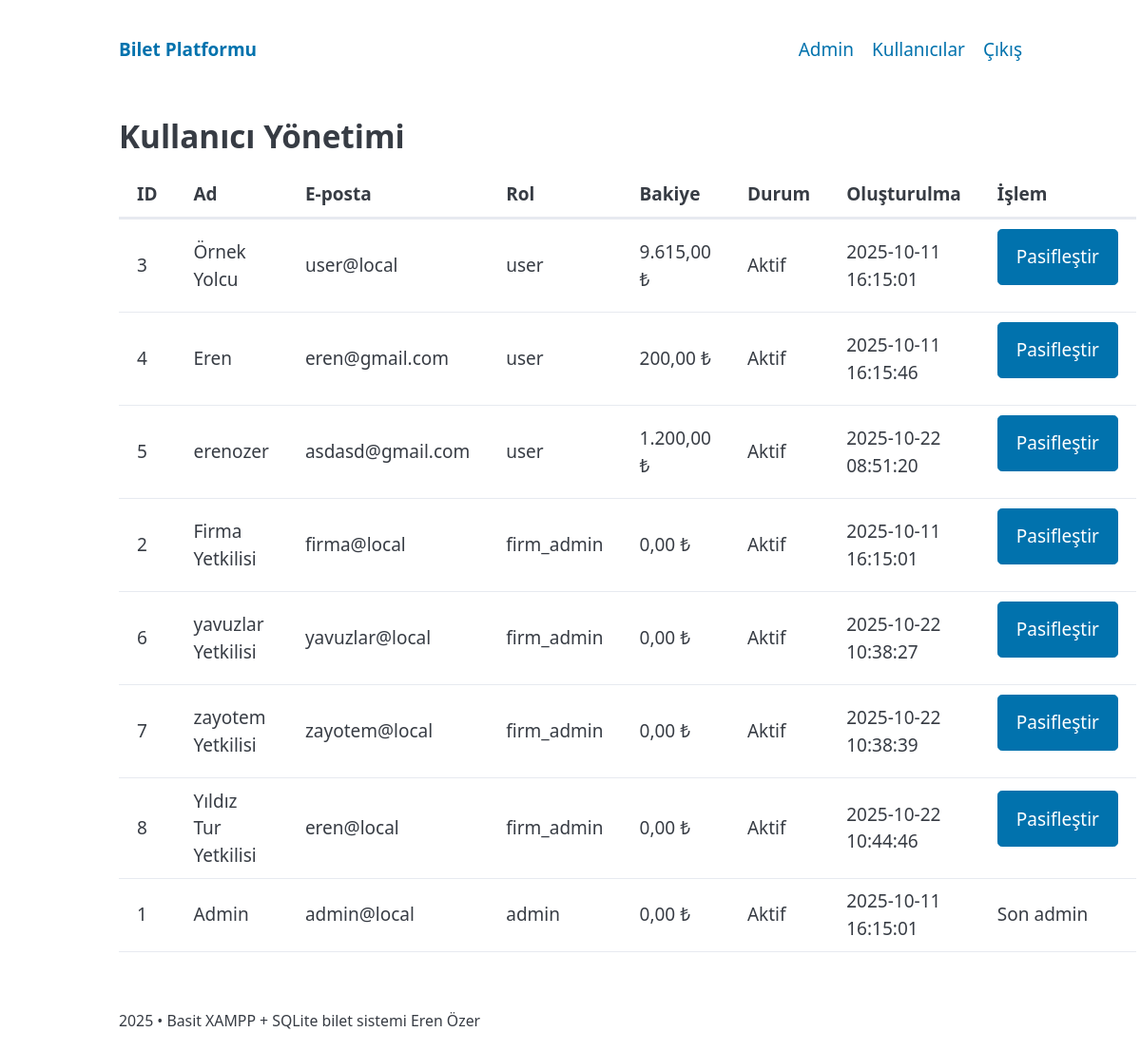
The app's page /index.php?r=admin-users (signed in) with its own data.
### tables this page shows
CREATE TABLE users (
        id INTEGER PRIMARY KEY AUTOINCREMENT,
        name TEXT NOT NULL,
        email TEXT NOT NULL UNIQUE,
        password_hash TEXT NOT NULL,
        role TEXT NOT NULL CHECK(role IN ('user','firm_admin','admin')),
        credit REAL NOT NULL DEFAULT 0,
        created_at TEXT NOT NULL DEFAULT CURRENT_TIMESTAMP
    , active INTEGER NOT NULL DEFAULT 1);

### views/admin/users.php (the view, shortened to what this page needs)
<h2>Kullanıcı Yönetimi</h2>
<table>
  <thead>
    <tr>
      <th>ID</th>
      <th>Ad</th>
      <th>E-posta</th>
      <th>Rol</th>
      <th>Bakiye</th>
      <th>Durum</th>
      <th>Oluşturulma</th>
      <th>İşlem</th>
    </tr>
  </thead>
  <tbody>
    <?php foreach(($users??[]) as $x): ?>
      <?php
        $isAdmin = ($x['role']==='admin');
        $isActive = (int)$x['active']===1;
        $disableToggle = false;
        if($isAdmin && $isActive && isset($active_admins) && (int)$active_admins<=1) $disableToggle=true;
      ?>
      <tr>
        <td><?= (int)$x['id'] ?></td>
        <td><?= e($x['name']) ?></td>
        <td><?= e($x['email']) ?></td>
        <td><?= e($x['role']) ?></td>
        <td><?= e(money_fmt($x['credit'])) ?></td>
        <td><?= $isActive ? 'Aktif' : 'Pasif' ?></td>
        <td><?= e($x['created_at']) ?></td>
        <td>
          <?php if($disableToggle): ?>
            <span class="btn btn-disabled">Son admin</span>
          <?php else: ?>
            <form method="post" action="index.php?r=admin-user-toggle" style="display:inline" onsubmit="return confirm('İşlem onaylansın mı?')">
              <button type="submit" class="btn <?= $isActive ? 'btn-danger':'btn-primary' ?>">
                <?= $isActive ? 'Pasifleştir' : 'Aktifleştir' ?>
              </button>
            </form>
          <?php endif; ?>
        </td>
      </tr>
    <?php endforeach; ?>
  </tbody>
</table>

### views/layout/header.php (style rules this page uses)
:root { --seat:44px;--gap:10px;--aisle:16px }

### records on screen
users: id "3", name "Örnek Yolcu", email "user@local", role "user", credit "9.615,00 ₺", created_at "2025-10-11 16:15:01", shows "Pasifleştir"
users: id "4", name "Eren", email "eren@gmail.com", role "user", credit "200,00 ₺", created_at "2025-10-11 16:15:46", shows "Pasifleştir"
users: id "5", name "erenozer", email "asdasd@gmail.com", role "user", credit "1.200,00 ₺", created_at "2025-10-22 08:51:20", shows "Pasifleştir"
users: id "2", name "Firma Yetkilisi", email "firma@local", role "firm_admin", credit "0,00 ₺", created_at "2025-10-11 16:15:01", shows "Pasifleştir"
users: id "6", name "yavuzlar Yetkilisi", email "yavuzlar@local", role "firm_admin", credit "0,00 ₺", created_at "2025-10-22 10:38:27", shows "Pasifleştir"
users: id "7", name "zayotem Yetkilisi", email "zayotem@local", role "firm_admin", credit "0,00 ₺", created_at "2025-10-22 10:38:39", shows "Pasifleştir"
users: id "8", name "Yıldız Tur Yetkilisi", email "eren@local", role "firm_admin", credit "0,00 ₺", created_at "2025-10-22 10:44:46", shows "Pasifleştir"
users: id "1", name "Admin", email "admin@local", role "admin", credit "0,00 ₺", created_at "2025-10-11 16:15:01", shows "Son admin"
